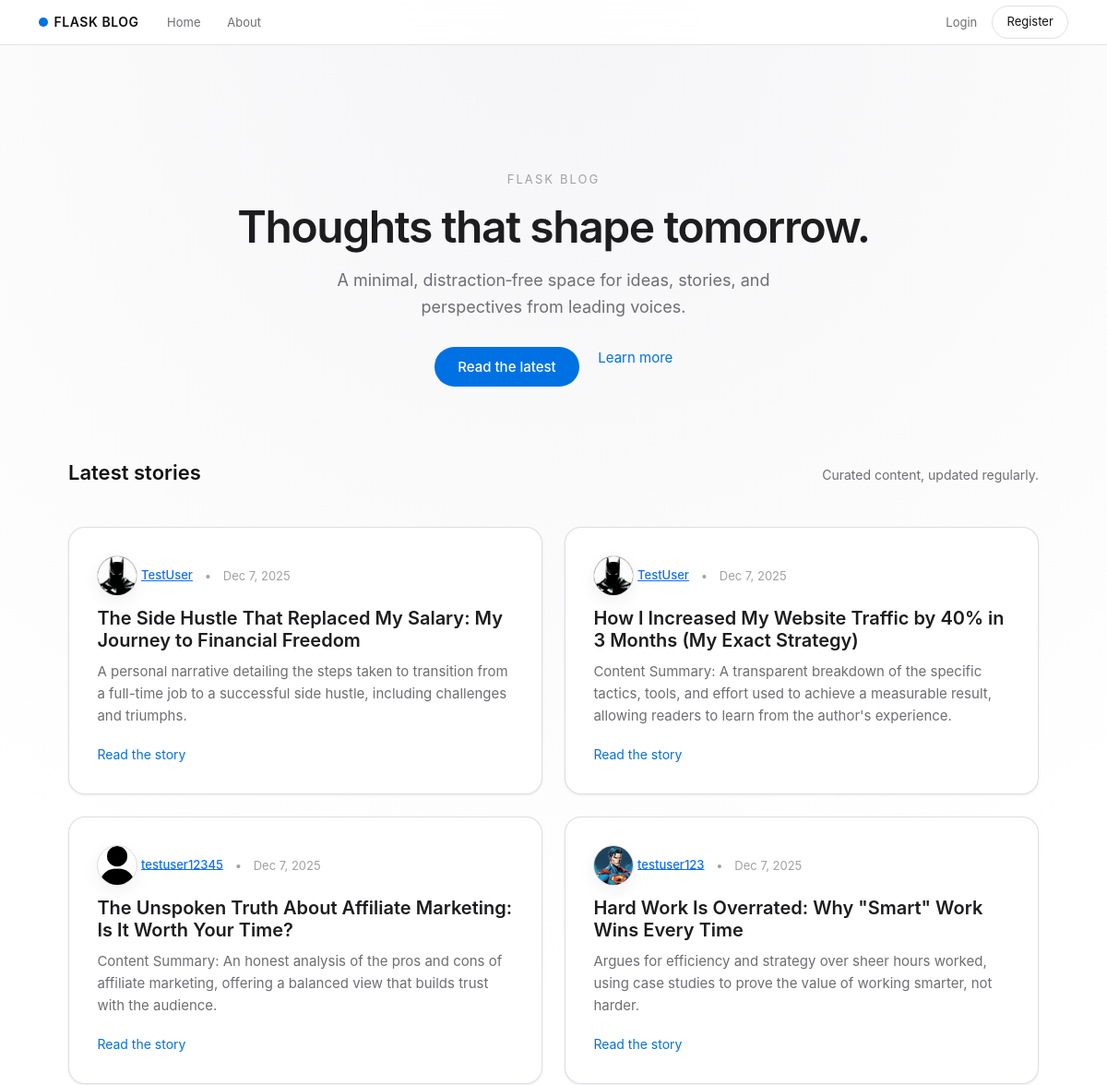
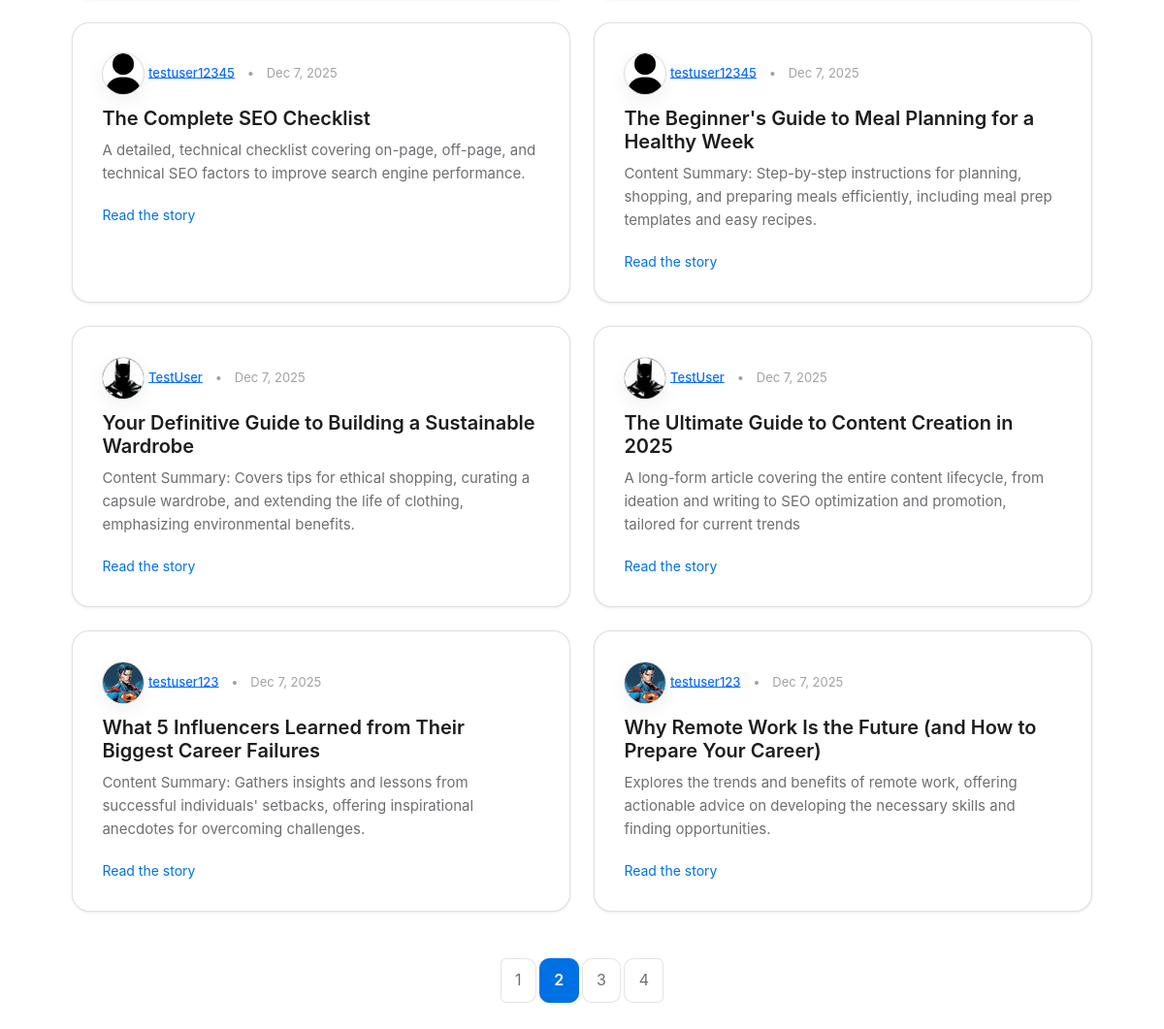
The page /home?page=2 on the database its author committed (2 pictures, top to bottom).
### flaskblog/models.py (models this page shows, shortened)
class Post(db.Model):
    id = db.Column(db.Integer, primary_key = True)
    title = db.Column(db.String(100), nullable=False)
    date_posted = db.Column(db.DateTime(timezone=True), nullable=False, default=lambda: datetime.now(timezone.utc))
    content = db.Column(db.Text, nullable=False)
    user_id = db.Column(db.Integer, db.ForeignKey('user.id'), nullable=False)

class User(db.Model, UserMixin):
    id = db.Column(db.Integer, primary_key = True)
    username = db.Column(db.String(20), unique=True, nullable=False)
    email = db.Column(db.String(120), unique=True, nullable=False)
    image_file = db.Column(db.String(20), nullable=False, default='default.jpg')
    password = db.Column(db.String(60), nullable=False)
    posts = db.relationship('Post', backref='author', lazy=True)

### flaskblog/main/routes.py (the view)
@main.route("/")
@main.route("/home")
def home():
    page = request.args.get('page', 1, type=int)
    posts = Post.query.order_by(Post.date_posted.desc()).paginate(page=page, per_page=10)
    return render_template("home.html", posts=posts)

### flaskblog/templates/home.html
{% extends "layout.html" %} {% block content %}
<section class="hero text-center">
  <p class="hero-eyebrow">Flask Blog</p>
  <h1 class="hero-title">Thoughts that shape tomorrow.</h1>
  <p class="hero-subtitle">
    A minimal, distraction‑free space for ideas, stories, and perspectives from
    leading voices.
  </p>
  <div class="hero-cta">
    <a href="#stories" class="hero-link primary">Read the latest</a>
    <a href="/about" class="hero-link secondary">Learn more</a>
  </div>
</section>
<section id="stories" class="stories-section">
  <div class="section-header">
    <h2 class="section-title">Latest stories</h2>
    <p class="section-subtitle">Curated content, updated regularly.</p>
  </div>
  <div class="row g-4">
    {% for post in posts.items %}
    <div class="col-md-6">
      <article class="story-tile">
        <div class="story-meta">
          <span class="author-wrap">
            <img
              class="story-avatar"
              src="{{ url_for('static', filename='profile_pics/' ~ post.author.image_file) }}"
              alt="{{ post.author.username }}'s avatar"
            />
            <a
              class="story-author"
              href="{{ url_for('users.user_posts', username=post.author.username) }}"
              >{{ post.author.username }}</a
            >
          </span>
          <span class="story-dot">•</span>
          <span class="story-date"
            >{{ post.date_posted.strftime('%b %-d, %Y') }}</span
          >
        </div>
        <h3 class="story-title">{{ post.title }}</h3>
        <p class="story-excerpt">{{ post.content }}</p>
        <a
          href="{{ url_for('posts.post', post_id=post.id) }}"
          class="story-link"
          >Read the story</a
        >
      </article>
    </div>
    {% endfor %}
  </div>
  {% if posts.pages > 1 %}
  <div class="pagination-wrapper text-center mt-5">
    <nav>
      <ul class="pagination justify-content-center">
        {% for page_num in posts.iter_pages(left_edge=1, right_edge=1,
        left_current=1, right_current=2) %} {% if page_num %} {% if posts.page
        == page_num %}
        <li class="page-item active">
          <a class="page-link" href="{{ url_for('main.home', page=page_num) }}"
            >{{ page_num }}</a
          >
        </li>
        {% else %}
        <li class="page-item">
          <a class="page-link" href="{{ url_for('main.home', page=page_num) }}"
            >{{ page_num }}</a
          >
        </li>
        {% endif %} {% else %}
        <li class="page-item disabled"><span class="page-link">…</span></li>
        {% endif %} {% endfor %}
      </ul>
    </nav>
  </div>
  {% endif %}
</section>
{% endblock content %}

### flaskblog/static/main.css (style rules this page uses)
:root { --primary-color: #111111; --primary-muted: #1d1d1f; --accent-color: #0071e3; --accent-soft: #e8f0ff; --text-primary: #111111; --text-secondary: #6e6e73; --text-tertiary: #a1a1a6; --bg-primary: #ffffff; --bg-secondary: #fbfbfd; --bg-elevated: #ffffff; --border-color: #d2d2d7; --radius-soft: 18px; --shadow-soft: 0 18px 40px rgba(0, 0, 0, 0.08); --shadow-subtle: 0 1px 3px rgba(0, 0, 0, 0.08); }
* { margin: 0; padding: 0; box-sizing: border-box; }
body { font-family: -apple-system, BlinkMacSystemFont, "SF Pro Text", system-ui, "Segoe UI", Roboto, "Helvetica Neue", Arial, sans-serif; background: radial-gradient(circle at top, #f5f5f7 0, #ffffff 45%); color: var(--text-primary); line-height: 1.6; -webkit-font-smoothing: antialiased; -moz-osx-font-smoothing: grayscale; }
h1, h2, h3, h4, h5, h6 { color: var(--text-primary); font-weight: 600; line-height: 1.2; margin-bottom: 1rem; }
.hero, .about-hero { max-width: 800px; margin: 0 auto 4rem auto; padding: 3.5rem 1.5rem 1rem; }
.hero-eyebrow { font-size: 13px; letter-spacing: 0.16em; text-transform: uppercase; color: var(--text-tertiary); margin-bottom: 0.75rem; }
.hero-title { font-size: 48px; font-weight: 600; letter-spacing: -0.03em; margin-bottom: 1rem; color: var(--primary-muted); }
.hero-subtitle { font-size: 18px; color: var(--text-secondary); max-width: 36rem; margin: 0 auto 1.75rem auto; }
.hero-cta { display: flex; justify-content: center; gap: 1.25rem; flex-wrap: wrap; }
.hero-link { font-size: 15px; text-decoration: none; }
.hero-link.primary { color: #ffffff; background: var(--accent-color); padding: 0.6rem 1.6rem; border-radius: 999px; font-weight: 500; }
.hero-link.secondary { color: var(--accent-color); }
.stories-section { max-width: 1100px; margin: 0 auto; padding: 0 1.5rem; }
.section-header { display: flex; align-items: baseline; justify-content: space-between; gap: 1.5rem; margin-bottom: 1.75rem; }
.section-title { font-size: 22px; font-weight: 600; }
.section-subtitle { font-size: 14px; color: var(--text-secondary); }
.story-tile { background: var(--bg-elevated); border-radius: var(--radius-soft); padding: 1.9rem 1.9rem 1.8rem; border: 1px solid rgba(210, 210, 215, 0.7); box-shadow: var(--shadow-subtle); transition: transform 0.3s ease, box-shadow 0.3s ease, border-color 0.3s ease; height: 100%; }
.story-meta { font-size: 13px; color: var(--text-tertiary); margin-bottom: 0.75rem; display: flex; align-items: center; gap: 0.5rem; }
.story-author { font-weight: 500; }
.story-dot { margin: 0 0.3rem; }
.story-title { font-size: 20px; font-weight: 600; margin-bottom: 0.6rem; color: var(--primary-muted); }
.story-excerpt { font-size: 15px; color: var(--text-secondary); margin-bottom: 1.1rem; }
.story-link { font-size: 14px; color: var(--accent-color); text-decoration: none; }
.story-avatar { width: 44px; height: 44px; border-radius: 50%; object-fit: cover; border: 1px solid rgba(210, 210, 215, 0.8); box-shadow: 0 6px 18px rgba(15, 23, 42, 0.06); }
.pagination .page-link { border-radius: 10px; margin: 0 4px; padding: 0.55rem 0.9rem; color: var(--text-secondary); border: 1px solid rgba(210, 210, 215, 0.6); background: var(--bg-elevated); transition: all 0.2s ease; }
.pagination .active .page-link { color: #fff !important; background: var(--accent-color) !important; border-color: var(--accent-color) !important; font-weight: 600; }

### rows shown on the page
Post: image_file (picture), author.username "TestUser", date_posted "Dec 7, 2025", title "The Side Hustle That Replaced My Salary: My Journey to Financial Freedom", content "A personal narrative detailing the steps taken to transition from a full-time job to a successful side hustle, including challenges and triumphs."
Post: image_file (picture), author.username "TestUser", date_posted "Dec 7, 2025", title "How I Increased My Website Traffic by 40% in 3 Months (My Exact Strategy)", content "Content Summary: A transparent breakdown of the specific tactics, tools, and effort used to achieve a measurable result, allowing readers to learn from the author's experience."
Post: image_file (placeholder picture), author.username "testuser12345", date_posted "Dec 7, 2025", title "The Unspoken Truth About Affiliate Marketing: Is It Worth Your Time?", content "Content Summary: An honest analysis of the pros and cons of affiliate marketing, offering a balanced view that builds trust with the audience."
Post: image_file (picture), author.username "testuser123", date_posted "Dec 7, 2025", title "Hard Work Is Overrated: Why \"Smart\" Work Wins Every Time", content "Argues for efficiency and strategy over sheer hours worked, using case studies to prove the value of working smarter, not harder."
Post: image_file (placeholder picture), author.username "testuser12345", date_posted "Dec 7, 2025", title "The Complete SEO Checklist", content "A detailed, technical checklist covering on-page, off-page, and technical SEO factors to improve search engine performance."
Post: image_file (placeholder picture), author.username "testuser12345", date_posted "Dec 7, 2025", title "The Beginner's Guide to Meal Planning for a Healthy Week", content "Content Summary: Step-by-step instructions for planning, shopping, and preparing meals efficiently, including meal prep templates and easy recipes."
Post: image_file (picture), author.username "TestUser", date_posted "Dec 7, 2025", title "Your Definitive Guide to Building a Sustainable Wardrobe", content "Content Summary: Covers tips for ethical shopping, curating a capsule wardrobe, and extending the life of clothing, emphasizing environmental benefits."
Post: image_file (picture), author.username "TestUser", date_posted "Dec 7, 2025", title "The Ultimate Guide to Content Creation in 2025", content "A long-form article covering the entire content lifecycle, from ideation and writing to SEO optimization and promotion, tailored for current trends"
Post: image_file (picture), author.username "testuser123", date_posted "Dec 7, 2025", title "What 5 Influencers Learned from Their Biggest Career Failures", content "Content Summary: Gathers insights and lessons from successful individuals' setbacks, offering inspirational anecdotes for overcoming challenges."
Post: image_file (picture), author.username "testuser123", date_posted "Dec 7, 2025", title "Why Remote Work Is the Future (and How to Prepare Your Career)", content "Explores the trends and benefits of remote work, offering actionable advice on developing the necessary skills and finding opportunities."

### other values the page prints
{{ page_num }} "1" "3" "4"
{{ page_num }} "2"
